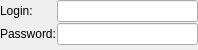
<?xml version="1.0" encoding="UTF-8"?>
<ui version="4.0">
 <class>AuthWidget</class>
 <widget class="QWidget" name="AuthWidget">
  <property name="geometry">
   <rect>
    <x>0</x>
    <y>0</y>
    <width>198</width>
    <height>50</height>
   </rect>
  </property>
  <property name="windowTitle">
   <string/>
  </property>
  <layout class="QGridLayout" name="gridLayout">
   <property name="margin">
    <number>0</number>
   </property>
   <property name="spacing">
    <number>1</number>
   </property>
   <item row="0" column="0">
    <layout class="QFormLayout" name="formLayout">
     <item row="0" column="0">
      <widget class="QLabel" name="loginLabel">
       <property name="text">
        <string>Login:</string>
       </property>
      </widget>
     </item>
     <item row="0" column="1">
      <widget class="QLineEdit" name="Login_"/>
     </item>
     <item row="1" column="0">
      <widget class="QLabel" name="passwordLabel">
       <property name="text">
        <string>Password:</string>
       </property>
      </widget>
     </item>
     <item row="1" column="1">
      <widget class="QLineEdit" name="Password_">
       <property name="echoMode">
        <enum>QLineEdit::Password</enum>
       </property>
      </widget>
     </item>
    </layout>
   </item>
  </layout>
 </widget>
 <resources/>
 <connections/>
</ui>
